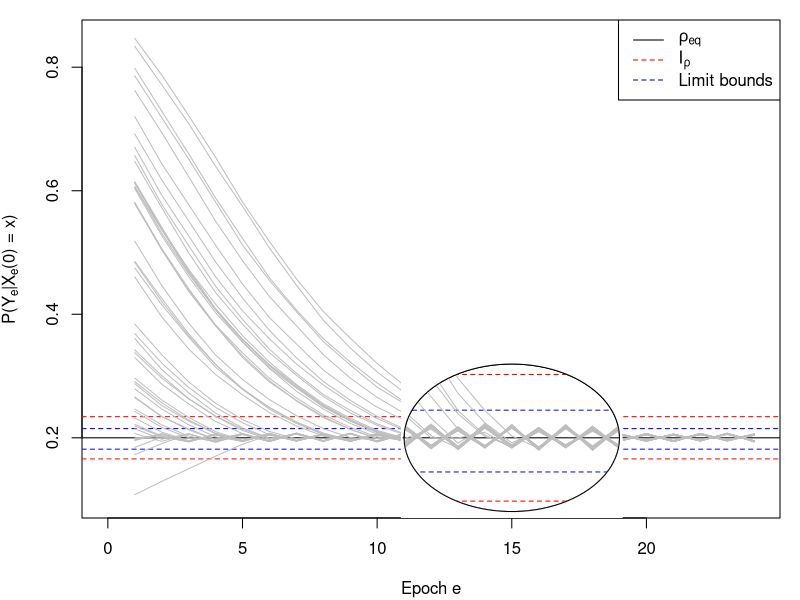

Reproduce this figure in R.
################################################################
################################################################
## Stacked interventions simulation of theorem 5              ##
################################################################
################################################################
## 
## James Liley, April 27 2022
##



################################################################
## Seed, functions, parameters                                ##
################################################################

# Random seed
set.seed(1)

# Logistic function
logistic=function(x,a=1) 1/(1+exp(-a*x))
logit=function(x,a=1) -(1/a)*log((1/x)-1)

# Parameters
n=1000 # number of samples
p=3 # dimension of x
alpha=0.005 # q(f_e) will differ from q(f) by at most alpha (alpha-boundedness)
rho_eq=0.2

# Test point
x=c(2,3,-1)

# Function g moves x by this much
mxs0=1

# Compute (and plot) for this many epochs
nlimit=25


# Set to TRUE to save figure to file rather than drawing in R
save_plot=TRUE


# Draw a magnification circle
magnify=TRUE

# Function governing how to compute rho from values z=P(Y_e|X_e(0)=x) (oracle is mean of z)
rho_fit=function(z,e) mean(f(z,e=e)) # effectively unbiased, no variance




################################################################
## Define functions f and g                                   ##
################################################################

# f, parametrised by beta (beta=(0.62,0.18,0.84) if run with seed). Varies over epochs.
beta=abs(rnorm(p)) # WOLOG assume elements of beta are positive
epoch_change=c(0,runif(nlimit,-alpha,alpha))
f=function(x,e=0) as.numeric(logistic((x %*% beta) + epoch_change[e+1]))

## Random valued g:  g(r,x) = x - U(-mxs/2,mxs)*sign(r-r_eq)*|r-r_eq|^gamma. Identical over epochs. 
exp0=1/3
g=function(r,x,r_eq=rho_eq,mxs=mxs0,e=0,ex=exp0) {
  dx=matrix(runif(length(x),-mxs/2,mxs),nrow=nrow(x),ncol=ncol(x))
  sx=sign(r-r_eq)*abs(r-r_eq)^ex
  dx=dx*sx
  return(x-dx)
}


# Empirically estimate gamma
rseq=seq(0,1,length=1000)-rho_eq
gamma=quantile((mxs0/4)*(sign(rseq)*abs(rseq)^exp0)/rseq,0.01) # from g; effect of g is at least gamma*(rho-rho_eq)


################################################################
## Functions to compute X_e and (empirically) rho_e           ##
################################################################

# Compute rho and x_e at epoch e with (not-quite) oracle predictor
x_e = function(x,e,nt=1000) {
  
  xe=array(0,dim=c(nt,length(x),e-1))
  rho=rep(0,e-1)
  
  # epoch 0
  xe0=outer(rep(1,nt),x)
  rho0=rho_fit(xe0,0)
  
  xe[,,1]=xe0
  rho[1]=rho0
  
  for (ex in 1:(e-1)) {
    xe1=g(rho0,xe0) # This is X_e
    rho1=rho_fit(xe1,ex) # this is E(Y|X(0)=x) or E(f(Xe))
    rho0=rho1; xe0=xe1
    xe[,,ex]=xe0
    rho[ex]=rho0
  }
  
  return(list(rho=rho,xe=xe))
}



################################################################
## Compute rho and x_e                                        ##
################################################################

nstart=50 # Number of random starting values
rho_seq=c()
for (i in 1:nstart) {
  set.seed(i)
  x=rnorm(3)
  xer=x_e(x,nlimit)
  rho_seq0=xer$rho
  rho_seq=rbind(rho_seq,rho_seq0)
}


################################################################
## Intervals I and I0                                         ##
################################################################

# Function q
Q=function(x) logit(pmin(pmax(x,1e-4),0.999))
Qinv=function(x) logistic(x)

# Interval I_rho
I_rho=c(rho_eq - 2*alpha/gamma,rho_eq + 2*alpha/gamma)

# S_inf and S_sup: to a reasonable approximation, script-X is 
#  the set of Gaussians
ntrial=1000
inf_set=c()
sup_set=c()
for (i in 1:ntrial) {
  X=c(); for (j in 1:p) X=cbind(X,rnorm(1000,mean=runif(1,-5,5),sd=runif(1,0.1,10)))
  s_inf=FALSE; s_sup=FALSE
  if (Q(mean(f(X)))> -alpha + Q(rho_eq - alpha*(1+gamma)/gamma)) s_inf=TRUE
  if (Q(mean(f(X)))<  alpha + Q(rho_eq + alpha*(1+gamma)/gamma)) s_sup=TRUE
  if (s_inf) {
    inf0=Qinv(-alpha + Q(mean(f(g(mean(f(X)),X)))))
    inf_set=c(inf_set,inf0)
  }
  if (s_sup) {
    sup0=Qinv(alpha + Q(mean(f(g(mean(f(X)),X)))))
    sup_set=c(sup_set,sup0)
  }
}
xlim=c(min(inf_set),max(sup_set))


################################################################
## Draw figures                                               ##
################################################################

# Set up
if (save_plot) pdf(paste0("thm5demo.pdf"),width=4,height=4)

par(mar=c(4.1,4.1,1,1))
#par(mfrow=c(1,2))

# Limits
ylim1=c(min(c(0.1,rho_seq)),max(c(0.6,rho_seq)))

# Value of rho almost converges
plot(0,type="n",xlab="Epoch e",xlim=c(0,dim(rho_seq)[2]),
     ylab=expression(paste("P(Y"[e],"|X"[e],"(0) = x)")),
     ylim=ylim1) # converges slowly to rho_eq
abline(h=rho_eq,col="black")
abline(h=I_rho,col="red",lty=2)
abline(h=xlim,col="blue",lty=2)

for (i in 1:dim(rho_seq)[1]) lines(rho_seq[i,],col="gray")

if (magnify) {
  ## Draw circle with magnification
  tt=seq(0,2*pi,length=100); xcirc=round(3*nlimit/5); rx=round(nlimit/6); sc=3
  polygon(xcirc + sin(tt)*rx,rho_eq+cos(tt)*rx*(ylim1[2]-ylim1[1])/nlimit,col="white")
  segments(xcirc-rx,rho_eq,xcirc+rx,rho_eq,col="black")
  
  segments(xcirc-rx,rho_eq + sc*(I_rho[1]-rho_eq),xcirc+rx,rho_eq + sc*(I_rho[1]-rho_eq),col="red",lty=2)
  segments(xcirc-rx,rho_eq + sc*(I_rho[2]-rho_eq),xcirc+rx,rho_eq + sc*(I_rho[2]-rho_eq),col="red",lty=2)
  segments(xcirc-rx,rho_eq + sc*(xlim[1]-rho_eq),xcirc+rx,rho_eq + sc*(xlim[1]-rho_eq),col="blue",lty=2)
  segments(xcirc-rx,rho_eq + sc*(xlim[2]-rho_eq),xcirc+rx,rho_eq + sc*(xlim[2]-rho_eq),col="blue",lty=2)
  
  xind=(xcirc-rx):(xcirc+rx)
  for (i in 1:dim(rho_seq)[1]) lines(xind,rho_eq + sc*(rho_seq[i,xind]-rho_eq),col="gray")
  
  tn=c(0,tt[1:50]); rw=0.6; eps=0.1
  polygon(c(xcirc+rx+eps,xcirc+rx+eps,xcirc + cos(tn)*rx,xcirc-rx-eps,xcirc-rx-eps),
          c(rho_eq+rw,rho_eq,rho_eq+sin(tn)*rx*(ylim1[2]-ylim1[1])/nlimit,rho_eq,rho_eq+rw),
          col="white",border=NA,fillOddEven=fALSE)
  polygon(c(xcirc+rx+eps,xcirc+rx+eps,xcirc + cos(tn)*rx,xcirc-rx-eps,xcirc-rx-eps),
          c(rho_eq-rw,rho_eq,rho_eq-sin(tn)*rx*(ylim1[2]-ylim1[1])/nlimit,rho_eq,rho_eq-rw),
          col="white",border="white",fillOddEven=fALSE)
  polygon(xcirc + sin(tt)*rx,rho_eq+cos(tt)*rx*(ylim1[2]-ylim1[1])/nlimit,col=NA)
  
}


legend("topright",legend=c(expression(rho[eq]),expression("I"[rho]),"Limit bounds"),
       col=c("black","red","blue"),lty=c(1,2,2))



if (save_plot) dev.off()